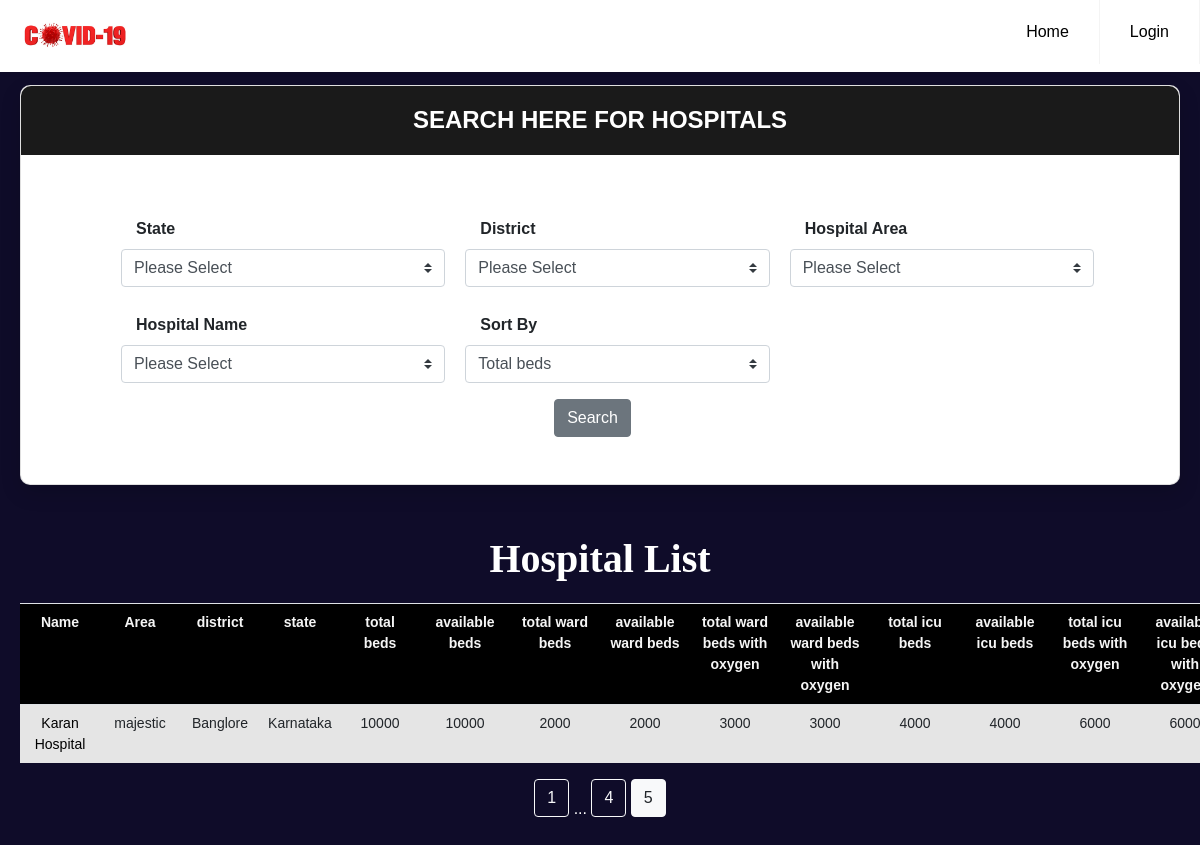
/hospital?page=5, run on the app's committed database.
### models.py (models this page shows, shortened)
class Hospital(db.Model):
    __tablename__ = "hospital"
    id = db.Column(db.Integer, primary_key=True)
    name = db.Column(db.String(100), nullable=False)
    area = db.Column(db.String(100), nullable=False)
    district = db.Column(db.String(100), nullable=False)
    state = db.Column(db.String(100), nullable=False)
    phone = db.Column(db.Integer, nullable=False)
    total_beds = db.Column(db.Integer, nullable=False)
    available_beds = db.Column(db.Integer, nullable=False)
    total_ward_beds = db.Column(db.Integer, nullable=False)
    available_ward_beds = db.Column(db.Integer, nullable=False)
    total_ward_beds_with_oxygen = db.Column(db.Integer, nullable=False)
    available_ward_beds_with_oxygen = db.Column(db.Integer, nullable=False)
    total_icu_beds = db.Column(db.Integer, nullable=False)
    available_icu_beds = db.Column(db.Integer, nullable=False)
    total_icu_beds_with_oxygen = db.Column(db.Integer, nullable=False)
    available_icu_beds_with_oxygen = db.Column(db.Integer, nullable=False)
    beds = db.relationship('Bed', backref='hospital', lazy=True)
    users = db.relationship('User', backref='hospital', lazy=True)
    doctors = db.relationship('Doctor', backref='hospital', lazy=True)

### app.py (the view, shortened to what this page needs)
@app.route('/hospital', methods=['GET','POST'])
def hospital():
    name=False
    district=False
    state=False
    area=False
    beds= False
    form = InfoForm()
    page = request.args.get('page', 1, type=int)
    print('page: ', page)
    if request.method == 'GET':
        name = request.args.get('name')
        state = request.args.get('state')
        district = request.args.get('district')
        area = request.args.get('area')
        beds = request.args.get('beds')
        print(name,area,district,state,beds)
        form.state.choices = [('Please Select', 'Please Select')] + [(s.state, s.state) for s in Hospital.query.group_by(Hospital.state)]
        if state and state != 'Please Select':
            form.district.choices = [('Please Select', 'Please Select')] + [(d.district, d.district) for d in Hospital.query.filter_by(state=state).group_by(Hospital.district)]
        if district and district != 'Please Select':
            form.area.choices = [('Please Select', 'Please Select')] + [(a.area, a.area) for a in Hospital.query.filter_by(district=district).group_by(Hospital.area)]
        if area and area != 'Please Select':
            form.name.choices = [('Please Select', 'Please Select')] + [(h.name, h.name) for h in Hospital.query.filter_by(area=area).group_by(Hospital.name)]
    if form.validate_on_submit() and request.method == "POST":
        print('POST request')
    per_page = 1
    data = Hospital.query.order_by(Hospital.total_beds.desc()).paginate(per_page=per_page, page=page)
    if(name =='Please Select' and district =='Please Select' and state =='Please Select' and area =='Please Select'):
        if beds == 'total_beds':
            data = Hospital.query.order_by(Hospital.total_beds.desc()).paginate(per_page=per_page, page=page)
        elif beds== 'available_beds':
            data = Hospital.query.order_by(Hospital.available_beds.desc()).paginate(per_page=per_page, page=page)
        elif beds == 'available_ward_beds':
            data = Hospital.query.order_by(Hospital.available_ward_beds.desc()).paginate(per_page=per_page, page=page)
        elif beds == 'available_ward_beds_with_oxygen':
            data = Hospital.query.order_by(Hospital.available_ward_beds_with_oxygen.desc()).paginate(per_page=per_page, page=page)
        elif beds == 'available_icu_beds':
            data = Hospital.query.order_by(Hospital.available_icu_beds.desc()).paginate(per_page=per_page, page=page)
        elif beds == 'available_icu_beds_with_oxygen':
            data = Hospital.query.order_by(Hospital.available_icu_beds_with_oxygen.desc()).paginate(per_page=per_page, page=page)
    elif(name !=  'Please Select' and district !='Please Select' and state !='Please Select' and area !='Please Select'):
        if beds == 'total_beds':
            data = Hospital.query.filter_by(name=name, district=district, state=state, area=area).order_by(Hospital.total_beds.desc()).paginate(per_page=per_page, page=page)
        elif beds== 'available_beds':
            data = Hospital.query.filter_by(name=name, district=district, state=state, area=area).order_by(Hospital.available_beds).paginate(per_page=per_page, page=page)
        elif beds == 'available_ward_beds':
            data = Hospital.query.filter_by(name=name, district=district, state=state, area=area).order_by(Hospital.available_ward_beds.desc()).paginate(per_page=per_page, page=page)
        elif beds == 'available_ward_beds_with_oxygen':
            data = Hospital.query.filter_by(name=name, district=district, state=state, area=area).order_by(Hospital.available_ward_beds_with_oxygen.desc()).paginate(per_page=per_page, page=page)
        elif beds == 'available_icu_beds':
            data = Hospital.query.filter_by(name=name, district=district, state=state, area=area).order_by(Hospital.available_icu_beds.desc()).paginate(per_page=per_page, page=page)
        elif beds == 'available_icu_beds_with_oxygen':
            data = Hospital.query.filter_by(name=name, district=district, state=state, area=area).order_by(Hospital.available_icu_beds_with_oxygen.desc()).paginate(per_page=per_page, page=page)
    else:
        data = Hospital.query.order_by(Hospital.total_beds.desc()).paginate(per_page=per_page, page=page)
        print("Get Request")
    form.name.data = name
    form.district.data = district
    form.state.data = state
    form.area.data = area
    form.beds.data = beds
    return render_template('index.html', form=form, name=name, district=district, state=state, area=area, beds=beds, hospitals=data)

### templates/index.html (shortened to what this page needs)
{% extends "base.html" %}
{% block navbar %}
    {% if current_user.is_active %}
        {% if current_user.role == "admin" %}
        <li><a href="{{ url_for('addhospital') }}">Add Hospital</a></li>
        <li><a href="{{ url_for('complaint') }}">Complaints</a></li>
        <li><a href="#">Logged in as: {{current_user.name}}</a></li>
        {% endif %}
        {% if current_user.role == "hospital" %}
        <li><a href="{{ url_for('patient_list') }}">Patients</a></li>
        <li><a href="{{ url_for('patient_add') }}">Add Patients</a></li>
        <li><a href="{{ url_for('doctor_add') }}">Add Doctor</a></li>
        <li><a href="{{ url_for('profilehospital', hospital_id = current_user.hospital.id) }}">Logged in as: {{current_user.name}}</a></li>
        {% endif %}
        <li><a href="{{ url_for('logout') }}">Logout</a></li>
	{% else %}
	    <li><a href="{{ url_for('login') }}">Login</a></li>
	{% endif %}
{% endblock navbar %}
{% block content %}
<div class="wrapper__main">
    <div class="page-wrapper bg-gra-03 p-t-45 p-b-50">
        <div class="wrapper wrapper--w790">
            <div class="card card-5">
                <div class="card-heading">
                    <h2 class="title">Search Here for Hospitals</h2>
                </div>
                <div class="card-body">
                    <div style="padding-left: 0px;" class="container">
                            <div class="col-md-12">
                                <form href="/" method="POST">
                                    <div class="row">
                                        <div>
                                            <div style="margin-top: 10px;" class="form-group">
                                                <label for="state" style="margin-left: 30px;" class="form-label "><b>State</b></label>
                                                <span class = "col-sm-4">
                                                    {{ form.state(id="state",class="custom-select selectFilter")}}
                                                </span>
                                            </div>
                                        </div>
                                        <div style="margin-left: 20px;">
                                            <div style="margin-top: 10px;" class="form-group">
                                                <label for="district" style="margin-left: 30px;" class="form-label"><b>District</b></label>
                                                <span class = "col-sm-4">
                                                    {{ form.district(id="district",class="custom-select selectFilter")}}
                                                </span>
                                            </div>
                                        </div>
                                        <div style="margin-left: 20px;">
                                            <div style="margin-top: 10px;" class="form-group">
                                                <label for="area" style="margin-left: 30px;" class="form-label "><b>Hospital Area</b></label>
                                                <span class = "col-sm-4">
                                                    {{ form.area(id="area",class="custom-select selectFilter")}}
                                                </span>
                                            </div>
                                        </div>
                                        <div>
                                            <div style="margin-top: 10px;" class="form-group">
                                                <label for="na" style="margin-left: 30px;" class="form-label "><b>Hospital Name</b></label>
                                                <span class = "col-sm-4">
                                                    {{ form.name(id="na",class="custom-select selectFilter") }}
                                                </span>
                                            </div>
                                        </div>
                                    <div style="margin-left: 20px;">
                                        <div style="margin-top: 10px;" class="form-group">
                                            <label class="form-label" style="margin-left: 30px;"><b>Sort By</b></label>
                                            <span class = "col-sm-4">
                                                {{ form.beds(class="custom-select selectFilter") }}
                                            </span>
                                        </div>
                                    </div>
                                </div>
                                    <div style="text-align: center;">
                                        {{form.submit(class="btn btn-secondary")}}
                                    </div>
                                </form>
                            </div>
                        </div>
                    </div>
                </div>
            </div>
  <div class="table__main">
    <div class="table__wrapper">
        <h1 class="label__head">Hospital List</h1>
        <table class="table">
            <tr class="table__head text-break">
                <th class="table__cell" width="80px">Name</th>
                <th class="table__cell" width="80px">Area</th>
                <th class="table__cell" width="80px">district</th>
                <th class="table__cell" width="80px">state</th>
                <th class="table__cell" width="80px">total beds</th>
                <th class="table__cell" width="90px">available beds</th>
                <th class="table__cell" width="90px">total ward beds</th>
                <th class="table__cell" width="90px">available ward beds</th>
                <th class="table__cell" width="90px">total ward beds with oxygen</th>
                <th class="table__cell" width="90px">available ward beds with oxygen</th>
                <th class="table__cell" width="90px">total icu beds</th>
                <th class="table__cell" width="90px">available icu beds</th>
                <th class="table__cell" width="90px">total icu beds with oxygen</th>
                <th class="table__cell" width="90px">available icu beds with oxygen</th>
            </tr>
            {% for row in hospitals.items %}
            <tr style="text-align: center;" class="table__row">
                <td class="table__cell"><a href="{{ url_for('profilehospital', hospital_id = row.id) }}">{{row.name}}</a></td>
                <td class="table__cell">{{row.area}}</td>
                <td class="table__cell">{{row.district}}</td>
                <td class="table__cell">{{row.state}}</td>
                <td class="table__cell">{{row.total_beds}}</td>
                <td class="table__cell">{{row.available_beds}}</td>
                <td class="table__cell">{{row.total_ward_beds}}</td>
                <td class="table__cell">{{row.available_ward_beds}}</td>
                <td class="table__cell">{{row.total_ward_beds_with_oxygen}}</td>
                <td class="table__cell">{{row.available_ward_beds_with_oxygen}}</td>
                <td class="table__cell">{{row.total_icu_beds}}</td>
                <td class="table__cell">{{row.available_icu_beds}}</td>
                <td class="table__cell">{{row.total_icu_beds_with_oxygen}}</td>
                <td class="table__cell">{{row.available_icu_beds_with_oxygen}}</td>
            </tr>
            {% endfor %}
        </table>
        <div style="text-align: center;">
        {% for page_num in hospitals.iter_pages(left_edge=1, right_edge=1, left_current=1, right_current=2) %}
            {% if page_num %}
                {% if hospitals.page == page_num  %}
                    <a  class="btn btn-light mb-4" href="{{url_for('hospital', page=page_num, name=name, district=district, state=state, area=area, beds=beds) }}">{{ page_num }}</a>
                {% else %}
                    <a  class="btn btn-outline-light mb-4" href="{{ url_for('hospital', page=page_num, name=name, district=district, state=state, area=area, beds=beds) }}">{{ page_num }}</a>
                {% endif %}
            {% else %}
            <span style="color: white;">...</span>
            {% endif %}
        {% endfor %}
            </div>
    </div>
  </div>
</div>
</div>
{% endblock content %}

### data on the page
Hospital: name "Karan Hospital", area "majestic", district "Banglore", state "Karnataka", total_beds "10000", available_beds "10000", total_ward_beds "2000", available_ward_beds "2000", total_ward_beds_with_oxygen "3000", available_ward_beds_with_oxygen "3000", total_icu_beds "4000", available_icu_beds "4000", total_icu_beds_with_oxygen "6000", available_icu_beds_with_oxygen "6000"

### other printed values
{{ page_num }} "1" "4"
{{ page_num }} "5"
